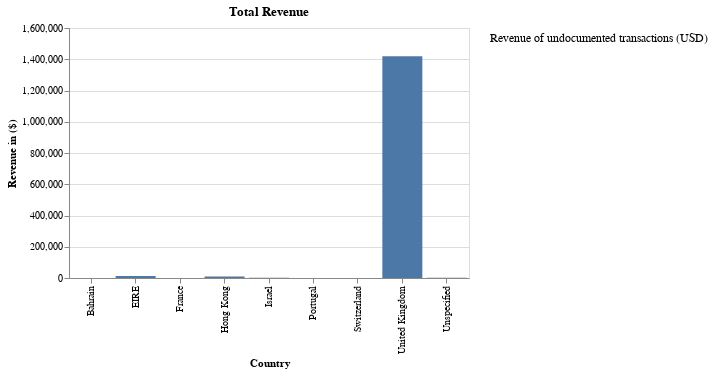

Notebook cell for this chart:
### Code cell
country_null_revenue = (null_customer.select("Country", "Revenue")
.group_by("Country")
.sum()
.sort(by = 'Revenue', descending = True)
                       )

plot1 = alt.Chart(country_null_revenue).mark_bar().encode(
    x = alt.X('Country', title = "Country"),
    y = alt.Y('Revenue', title = "Revenue in ($)")
).properties(
    width = 400, 
    height = 250, 
    title = "Total Revenue"
)

note = alt.Chart({
    "values": [{"text": "Revenue of undocumented transactions (USD)"}]
}).mark_text(
    color = 'black',
    fontSize = 12).encode(
    text = "text:N"
    )

alt.hconcat(plot1, note)

### Figure 1 — Vega-Lite specification as saved in the notebook (floating-point values rounded to 4 significant figures)
{"config": {"view": {"continuousWidth": 300, "continuousHeight": 300}}, "hconcat": [{"data": {"name": "data-4c4874ba3aef34dea3125c058cadf038"}, "mark": {"type": "bar"}, "encoding": {"x": {"field": "Country", "title": "Country", "type": "nominal"}, "y": {"field": "Revenue", "title": "Revenue in ($)", "type": "quantitative"}}, "height": 250, "title": "Total Revenue", "width": 400}, {"data": {"name": "data-4a83c0ebd5890fb1268e6f8233c995b4"}, "mark": {"type": "text", "color": "black", "fontSize": 12}, "encoding": {"text": {"field": "text", "type": "nominal"}}}], "$schema": "https://vega.github.io/schema/vega-lite/v6.1.0.json", "datasets": {"data-4c4874ba3aef34dea3125c058cadf038": [{"Country": "United Kingdom", "Revenue": 1420000.0}, {"Country": "EIRE", "Revenue": 12990.0}, {"Country": "Hong Kong", "Revenue": 10120.0}, {"Country": "Unspecified", "Revenue": 2083.0}, {"Country": "Israel", "Revenue": 913.6}, {"Country": "France", "Revenue": 691.1}, {"Country": "Switzerland", "Revenue": 645.9}, {"Country": "Portugal", "Revenue": 307.2}, {"Country": "Bahrain", "Revenue": 0.0}], "data-4a83c0ebd5890fb1268e6f8233c995b4": [{"text": "Revenue of undocumented transactions (USD)"}]}}
